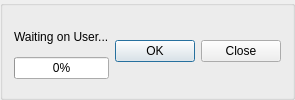
    <widget class="QGroupBox" name="groupBox">
     <property name="sizePolicy">
      <sizepolicy hsizetype="Expanding" vsizetype="Fixed">
       <horstretch>0</horstretch>
       <verstretch>0</verstretch>
      </sizepolicy>
     </property>
     <property name="minimumSize">
      <size>
       <width>0</width>
       <height>45</height>
      </size>
     </property>
     <property name="title">
      <string/>
     </property>
     <layout class="QHBoxLayout" name="horizontalLayout_3">
      <item>
       <layout class="QVBoxLayout" name="verticalLayout_20">
        <item>
         <widget class="QLabel" name="progressText">
          <property name="sizePolicy">
           <sizepolicy hsizetype="Preferred" vsizetype="Fixed">
            <horstretch>0</horstretch>
            <verstretch>0</verstretch>
           </sizepolicy>
          </property>
          <property name="minimumSize">
           <size>
            <width>0</width>
            <height>22</height>
           </size>
          </property>
          <property name="maximumSize">
           <size>
            <width>16777215</width>
            <height>15</height>
           </size>
          </property>
          <property name="text">
           <string>Waiting on User...</string>
          </property>
         </widget>
        </item>
        <item>
         <widget class="QProgressBar" name="progressBar">
          <property name="value">
           <number>0</number>
          </property>
         </widget>
        </item>
       </layout>
      </item>
      <item>
       <widget class="QDialogButtonBox" name="buttonBox">
        <property name="enabled">
         <bool>true</bool>
        </property>
        <property name="sizePolicy">
         <sizepolicy hsizetype="Fixed" vsizetype="Fixed">
          <horstretch>0</horstretch>
          <verstretch>0</verstretch>
         </sizepolicy>
        </property>
        <property name="layoutDirection">
         <enum>Qt::LeftToRight</enum>
        </property>
        <property name="autoFillBackground">
         <bool>false</bool>
        </property>
        <property name="orientation">
         <enum>Qt::Horizontal</enum>
        </property>
        <property name="standardButtons">
         <set>QDialogButtonBox::Close|QDialogButtonBox::Ok</set>
        </property>
        <property name="centerButtons">
         <bool>false</bool>
        </property>
       </widget>
      </item>
     </layout>
    </widget>
